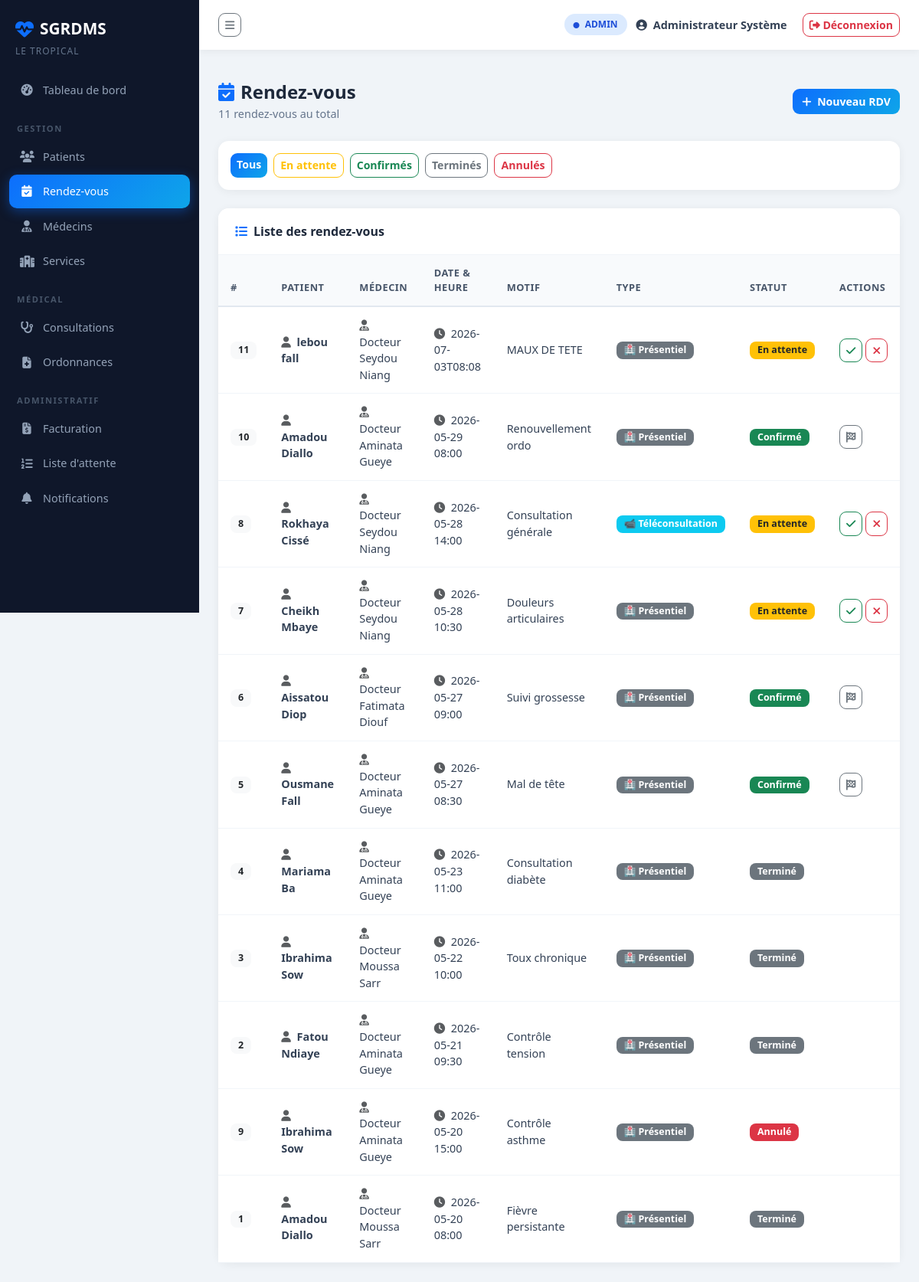
The app's page /rdv (signed in) with its own data.
### tables this page shows
CREATE TABLE RENDEZ_VOUS (
    id_rdv      INTEGER PRIMARY KEY AUTOINCREMENT,
    date_heure  TEXT    NOT NULL,   -- format YYYY-MM-DD HH:MM
    motif       TEXT,
    statut      TEXT    NOT NULL DEFAULT 'en_attente'
                    CHECK(statut IN ('en_attente','confirme','annule','termine')),
    type        TEXT    NOT NULL DEFAULT 'presentiel'
                    CHECK(type IN ('presentiel','teleconsultation')),
    id_patient  INTEGER NOT NULL,
    id_medecin  INTEGER NOT NULL,
    FOREIGN KEY (id_patient) REFERENCES PATIENT(id_patient),
    FOREIGN KEY (id_medecin) REFERENCES MEDECIN(id_medecin)
);

### app.py (the view)
@app.route("/rdv")
@login_required
def rdv_liste():
    conn = get_db()
    rdvs = conn.execute("""
        SELECT r.*, p.prenom || ' ' || p.nom AS patient,
               m.prenom || ' ' || m.nom AS medecin
        FROM RENDEZ_VOUS r
        JOIN PATIENT p ON r.id_patient = p.id_patient
        JOIN MEDECIN m ON r.id_medecin = m.id_medecin
        ORDER BY r.date_heure DESC
    """).fetchall()
    conn.close()
    return render_template("rdv/liste.html", rdvs=rdvs)

### app.py (called while the page is built)
def get_db():
    conn = sqlite3.connect(DB_PATH)
    conn.row_factory = sqlite3.Row
    conn.execute("PRAGMA foreign_keys = ON")
    return conn

def login_required(f):
    from functools import wraps
    @wraps(f)
    def decorated(*args, **kwargs):
        if "user" not in session:
            flash("Veuillez vous connecter.", "warning")
            return redirect(url_for("login"))
        return f(*args, **kwargs)
    return decorated

### templates/rdv/liste.html (shortened to what this page needs)
{% extends "base.html" %}
{% block content %}
<div class="page-header">
    <div>
        <h2><i class="fas fa-calendar-check me-2 text-primary"></i>Rendez-vous</h2>
        <p>{{ rdvs|length }} rendez-vous au total</p>
    </div>
    <a href="{{ url_for('rdv_nouveau') }}" class="btn btn-primary">
        <i class="fas fa-plus me-1"></i> Nouveau RDV
    </a>
</div>
<div class="card mb-4">
    <div class="card-body py-3">
        <div class="d-flex gap-2 flex-wrap">
            <a href="{{ url_for('rdv_liste') }}"
               class="btn btn-sm {% if not request.args.get('statut') %}btn-primary{% else %}btn-outline-secondary{% endif %}">
                Tous
            </a>
            <a href="{{ url_for('rdv_liste', statut='en_attente') }}"
               class="btn btn-sm {% if request.args.get('statut') == 'en_attente' %}btn-warning{% else %}btn-outline-warning{% endif %}">
                En attente
            </a>
            <a href="{{ url_for('rdv_liste', statut='confirme') }}"
               class="btn btn-sm {% if request.args.get('statut') == 'confirme' %}btn-success{% else %}btn-outline-success{% endif %}">
                Confirmés
            </a>
            <a href="{{ url_for('rdv_liste', statut='termine') }}"
               class="btn btn-sm {% if request.args.get('statut') == 'termine' %}btn-secondary{% else %}btn-outline-secondary{% endif %}">
                Terminés
            </a>
            <a href="{{ url_for('rdv_liste', statut='annule') }}"
               class="btn btn-sm {% if request.args.get('statut') == 'annule' %}btn-danger{% else %}btn-outline-danger{% endif %}">
                Annulés
            </a>
        </div>
    </div>
</div>
<div class="card">
    <div class="card-header">
        <i class="fas fa-list me-2 text-primary"></i>Liste des rendez-vous
    </div>
    <div class="card-body p-0">
        <div class="table-responsive">
            <table class="table">
                <thead>
                    <tr>
                        <th>#</th>
                        <th>Patient</th>
                        <th>Médecin</th>
                        <th>Date & Heure</th>
                        <th>Motif</th>
                        <th>Type</th>
                        <th>Statut</th>
                        <th>Actions</th>
                    </tr>
                </thead>
                <tbody>
                    {% for rdv in rdvs %}
                    <tr>
                        <td><span class="badge bg-light text-dark">{{ rdv.id_rdv }}</span></td>
                        <td>
                            <i class="fas fa-user me-1 text-muted"></i>
                            <strong>{{ rdv.patient }}</strong>
                        </td>
                        <td>
                            <i class="fas fa-user-md me-1 text-muted"></i>
                            {{ rdv.medecin }}
                        </td>
                        <td>
                            <i class="fas fa-clock me-1 text-muted"></i>
                            {{ rdv.date_heure }}
                        </td>
                        <td>{{ rdv.motif or '—' }}</td>
                        <td>
                            {% if rdv.type == 'teleconsultation' %}
                                <span class="badge bg-info">📹 Téléconsultation</span>
                            {% else %}
                                <span class="badge bg-secondary">🏥 Présentiel</span>
                            {% endif %}
                        </td>
                        <td>
                            {% if rdv.statut == 'confirme' %}
                                <span class="badge bg-success">Confirmé</span>
                            {% elif rdv.statut == 'en_attente' %}
                                <span class="badge bg-warning text-dark">En attente</span>
                            {% elif rdv.statut == 'annule' %}
                                <span class="badge bg-danger">Annulé</span>
                            {% else %}
                                <span class="badge bg-secondary">Terminé</span>
                            {% endif %}
                        </td>
                        <td>
                            <div class="d-flex gap-1">
                                {% if rdv.statut == 'en_attente' %}
                                <a href="{{ url_for('rdv_confirmer', id=rdv.id_rdv) }}"
                                   class="btn btn-sm btn-outline-success" title="Confirmer">
                                    <i class="fas fa-check"></i>
                                </a>
                                <a href="{{ url_for('rdv_annuler', id=rdv.id_rdv) }}"
                                   class="btn btn-sm btn-outline-danger" title="Annuler"
                                   onclick="return confirm('Annuler ce RDV ?')">
                                    <i class="fas fa-times"></i>
                                </a>
                                {% endif %}
                                {% if rdv.statut == 'confirme' and session.role in ['admin','medecin'] %}
                                <a href="{{ url_for('rdv_terminer', id=rdv.id_rdv) }}"
                                   class="btn btn-sm btn-outline-secondary" title="Marquer terminé">
                                    <i class="fas fa-flag-checkered"></i>
                                </a>
                                {% endif %}
                            </div>
                        </td>
                    </tr>
                    {% endfor %}
                </tbody>
            </table>
        </div>
    </div>
</div>
{% endblock %}

### static/css/style.css (style rules this page uses)
:root { --primary: #0d6efd; --success: #198754; --sidebar-w: 260px; --topbar-h: 65px; --bg: #f0f4f8; --sidebar-bg: #0f172a; --card-radius: 14px; }
* { box-sizing: border-box; }
body { font-family: 'Segoe UI', sans-serif; background: var(--bg); margin: 0; overflow-x: hidden; }
.page-header { display: flex; align-items: center; justify-content: space-between; margin-bottom: 25px; }
.page-header h2 { font-size: 1.5rem; font-weight: 700; color: #1e293b; margin: 0; }
.page-header p { color: #64748b; margin: 3px 0 0; font-size: 0.9rem; }
.card { border: none; border-radius: var(--card-radius); box-shadow: 0 2px 12px rgba(0,0,0,0.06); }
.card-header { background: white; border-bottom: 1px solid #f1f5f9; border-radius: var(--card-radius) var(--card-radius) 0 0 !important; padding: 18px 22px; font-weight: 700; color: #1e293b; }
.table { margin: 0; }
.table thead th { background: #f8fafc; color: #475569; font-size: 0.8rem; font-weight: 700; text-transform: uppercase; letter-spacing: 0.5px; border-bottom: 2px solid #e2e8f0; padding: 14px 16px; }
.table tbody td { padding: 13px 16px; vertical-align: middle; color: #334155; font-size: 0.9rem; border-bottom: 1px solid #f1f5f9; }
.badge { border-radius: 8px; padding: 5px 10px; font-size: 0.78rem; font-weight: 600; }
.btn { border-radius: 9px; font-weight: 600; font-size: 0.88rem; }
.btn-primary { background: linear-gradient(135deg, #0d6efd, #0ea5e9); border: none; }

### records on screen
RENDEZ_VOUS: id_rdv "11", patient "lebou fall", medecin "Docteur Seydou Niang", date_heure "2026-07-03T08:08", motif "MAUX DE TETE", type "🏥 Présentiel", statut "En attente"
RENDEZ_VOUS: id_rdv "10", patient "Amadou Diallo", medecin "Docteur Aminata Gueye", date_heure "2026-05-29 08:00", motif "Renouvellement ordo", type "🏥 Présentiel", statut "Confirmé"
RENDEZ_VOUS: id_rdv "8", patient "Rokhaya Cissé", medecin "Docteur Seydou Niang", date_heure "2026-05-28 14:00", motif "Consultation générale", type "📹 Téléconsultation", statut "En attente"
RENDEZ_VOUS: id_rdv "7", patient "Cheikh Mbaye", medecin "Docteur Seydou Niang", date_heure "2026-05-28 10:30", motif "Douleurs articulaires", type "🏥 Présentiel", statut "En attente"
RENDEZ_VOUS: id_rdv "6", patient "Aissatou Diop", medecin "Docteur Fatimata Diouf", date_heure "2026-05-27 09:00", motif "Suivi grossesse", type "🏥 Présentiel", statut "Confirmé"
RENDEZ_VOUS: id_rdv "5", patient "Ousmane Fall", medecin "Docteur Aminata Gueye", date_heure "2026-05-27 08:30", motif "Mal de tête", type "🏥 Présentiel", statut "Confirmé"
RENDEZ_VOUS: id_rdv "4", patient "Mariama Ba", medecin "Docteur Aminata Gueye", date_heure "2026-05-23 11:00", motif "Consultation diabète", type "🏥 Présentiel", statut "Terminé"
RENDEZ_VOUS: id_rdv "3", patient "Ibrahima Sow", medecin "Docteur Moussa Sarr", date_heure "2026-05-22 10:00", motif "Toux chronique", type "🏥 Présentiel", statut "Terminé"
RENDEZ_VOUS: id_rdv "2", patient "Fatou Ndiaye", medecin "Docteur Aminata Gueye", date_heure "2026-05-21 09:30", motif "Contrôle tension", type "🏥 Présentiel", statut "Terminé"
RENDEZ_VOUS: id_rdv "9", patient "Ibrahima Sow", medecin "Docteur Aminata Gueye", date_heure "2026-05-20 15:00", motif "Contrôle asthme", type "🏥 Présentiel", statut "Annulé"
RENDEZ_VOUS: id_rdv "1", patient "Amadou Diallo", medecin "Docteur Moussa Sarr", date_heure "2026-05-20 08:00", motif "Fièvre persistante", type "🏥 Présentiel", statut "Terminé"

### other values on screen
{{ session.role | upper }} "ADMIN"
{{ session.nom }} "Administrateur Système"
{{ rdvs|length }} "11"
